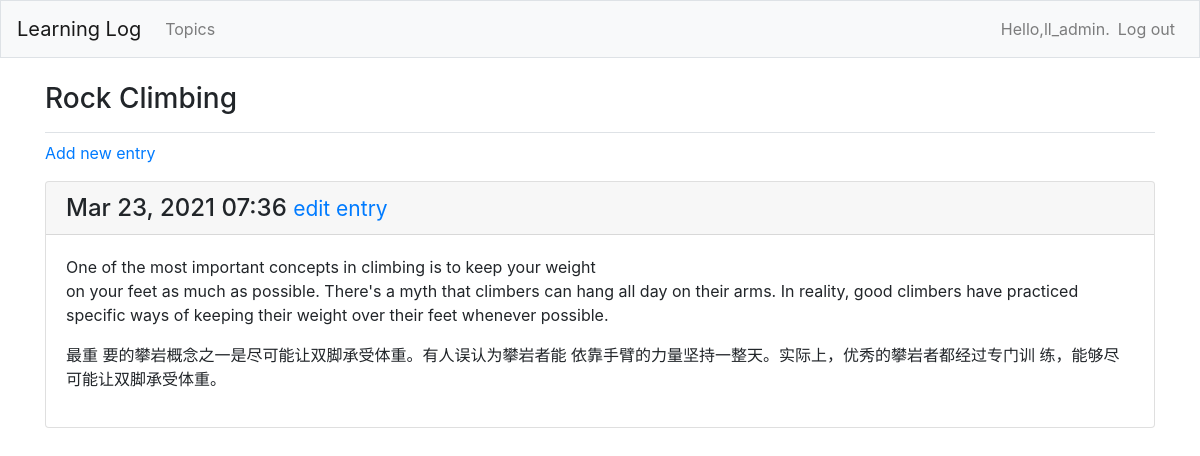
The page /topics/2/ (signed in) on the database its author committed.
### learning_logs/models.py (models this page shows, shortened)
class Topic(models.Model):
    text = models.CharField(max_length=200)
    date_added = models.DateTimeField(auto_now_add=True)
    owner = models.ForeignKey(User, on_delete=models.CASCADE)
    def __str__(self):
        return self.text

class Entry(models.Model):
    topic = models.ForeignKey(Topic, on_delete=models.CASCADE)
    text = models.TextField()
    date_added = models.DateTimeField(auto_now_add=True)
    class Meta:
        verbose_name_plural = 'entries'

### learning_logs/views.py (the view)
# urls.py: path('topics/<int:topic_id>/', views.topic, name='topic'),
@login_required
def topic(request, topic_id):
    topic = Topic.objects.get(id=topic_id)
    if topic.owner != request.user:
        raise Http404
    entries = topic.entry_set.order_by('-date_added')
    context = {'topic': topic, 'entries': entries}
    return render(request, 'learning_logs/topic.html', context)

### learning_logs/templates/learning_logs/topic.html
{% extends "learning_logs/base.html" %}
{% block page_header %}
    <h3>{{ topic }}</h3>
{% endblock page_header %}
{% block content %}
    <p>
        <a href="{% url 'learning_logs:new_entry' topic.id%}">Add new entry</a>
    </p>
    {% for entry in entries %}
        <div class="card mb-3">
            <h4 class="card-header">
                {{ entry.date_added|date:'M d, Y H:i' }}
                <small><a href="{% url 'learning_logs:edit_entry' entry.id %}">edit entry</a></small>
            </h4>
            <div class="card-body">
                {{ entry.text|linebreaks }}
            </div>
        </div>
    {% empty %}
        <p>There are no entries for this topic yet.</p>
    {% endfor %}
{% endblock content %}

### learning_logs/templates/learning_logs/base.html (shortened to what this page needs)
{% load bootstrap4 %}
<!doctype html>
<html lang="en">
<head>
    {% bootstrap_css %}
</head>
<body>
<nav class="navbar navbar-expand-md navbar-light bg-light mb-4 border">
    <a class="navbar-brand" href="{% url 'learning_logs:index' %}">Learning Log</a>
    <div class="collapse navbar-collapse" id="navbarCollapse">
        <ul class="navbar-nav mr-auto">
            <li class="nav-item">
                <a class="nav-link" href="{% url 'learning_logs:topics' %}">Topics</a>
            </li>
        </ul>
        <ul class="navbar-nav ml-auto">
            {% if user.is_authenticated %}
                <li class="nav-item">
                    <span class="navbar-text">Hello,{{ user.username }}.</span>
                </li>
                <li>
                    <a class="nav-link" href="{% url 'users:logout' %}">Log out</a>
                </li>
            {% endif %}
        </ul>
    </div>
</nav>
<main role="main" class="container">
    <div class="pb-2 mb-2 border-bottom">
        {% block page_header %}{% endblock page_header %}
    </div>
    <div>
        {% block content %}{% endblock content %}
    </div>
</main>
</body>

### rows shown on the page
Topic: text "Rock Climbing"
Entry: date_added "Mar 23, 2021 07:36", text "One of the most important concepts in climbing is to keep your weight on your feet as much as possible. There's a myth that climbers can hang all day on their arms. In reality, good climbers have practiced specific ways of keeping their weight over their feet whenever possible. 最重 要的攀岩概念之一是尽可能让双脚承受体重。有人误认为攀岩者能 依靠手臂的力量坚持一整天。实际上，优秀的攀岩者都经过专门训 练，能够尽可能让双脚承受体重。"

### other values the page prints
{{ user.username }} "ll_admin"
